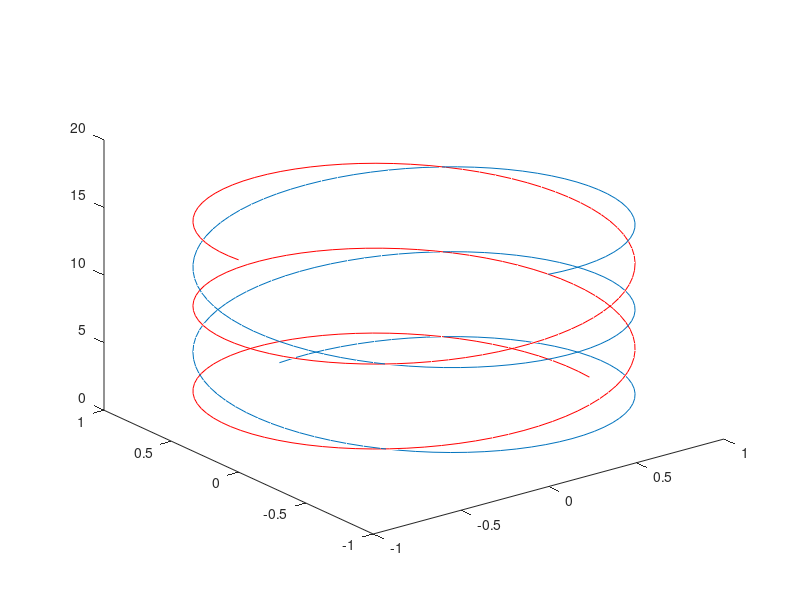

MATLAB code to generate this figure:
function result = test_plot3_003
result = false;
a = figure;
t = linspace(0,5*pi,200);
plot3(cos(t),sin(t),t,'r',sin(t),cos(t),t);
drawnow;
close(a);
result = true;
